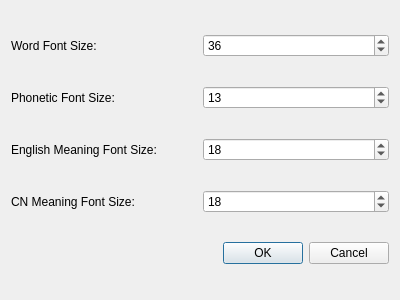
<?xml version="1.0" encoding="UTF-8"?>
<ui version="4.0">
 <class>preferences</class>
 <widget class="QWidget" name="preferences">
  <property name="geometry">
   <rect>
    <x>0</x>
    <y>0</y>
    <width>400</width>
    <height>300</height>
   </rect>
  </property>
  <property name="windowTitle">
   <string>Preferences</string>
  </property>
  <layout class="QVBoxLayout" name="verticalLayout_2">
   <item>
    <layout class="QHBoxLayout" name="horizontalLayout">
     <item>
      <widget class="QLabel" name="wordSize_label">
       <property name="text">
        <string>Word Font Size:</string>
       </property>
       <property name="alignment">
        <set>Qt::AlignLeading|Qt::AlignLeft|Qt::AlignVCenter</set>
       </property>
      </widget>
     </item>
     <item>
      <widget class="QSpinBox" name="wordSize_spin">
       <property name="minimum">
        <number>20</number>
       </property>
       <property name="maximum">
        <number>50</number>
       </property>
       <property name="value">
        <number>36</number>
       </property>
      </widget>
     </item>
    </layout>
   </item>
   <item>
    <layout class="QHBoxLayout" name="horizontalLayout_2">
     <item>
      <widget class="QLabel" name="phoSize_label">
       <property name="text">
        <string>Phonetic Font Size:</string>
       </property>
       <property name="alignment">
        <set>Qt::AlignLeading|Qt::AlignLeft|Qt::AlignVCenter</set>
       </property>
      </widget>
     </item>
     <item>
      <widget class="QSpinBox" name="phoSize_spin">
       <property name="minimum">
        <number>10</number>
       </property>
       <property name="maximum">
        <number>50</number>
       </property>
       <property name="value">
        <number>13</number>
       </property>
      </widget>
     </item>
    </layout>
   </item>
   <item>
    <layout class="QHBoxLayout" name="horizontalLayout_3">
     <item>
      <widget class="QLabel" name="engSize_label">
       <property name="text">
        <string>English Meaning Font Size:</string>
       </property>
       <property name="alignment">
        <set>Qt::AlignLeading|Qt::AlignLeft|Qt::AlignVCenter</set>
       </property>
      </widget>
     </item>
     <item>
      <widget class="QSpinBox" name="engSize_spin">
       <property name="minimum">
        <number>10</number>
       </property>
       <property name="maximum">
        <number>50</number>
       </property>
       <property name="value">
        <number>18</number>
       </property>
      </widget>
     </item>
    </layout>
   </item>
   <item>
    <layout class="QHBoxLayout" name="horizontalLayout_4">
     <item>
      <widget class="QLabel" name="cnSize_label">
       <property name="text">
        <string>CN Meaning Font Size:</string>
       </property>
       <property name="alignment">
        <set>Qt::AlignLeading|Qt::AlignLeft|Qt::AlignVCenter</set>
       </property>
      </widget>
     </item>
     <item>
      <widget class="QSpinBox" name="cnSize_spin">
       <property name="minimum">
        <number>10</number>
       </property>
       <property name="maximum">
        <number>50</number>
       </property>
       <property name="value">
        <number>18</number>
       </property>
      </widget>
     </item>
    </layout>
   </item>
   <item>
    <widget class="QDialogButtonBox" name="buttonBox">
     <property name="standardButtons">
      <set>QDialogButtonBox::Cancel|QDialogButtonBox::Ok</set>
     </property>
    </widget>
   </item>
  </layout>
 </widget>
 <resources/>
 <connections/>
</ui>
